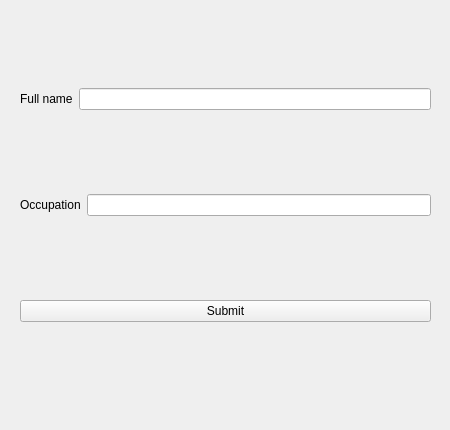
<?xml version="1.0" encoding="UTF-8"?>
<ui version="4.0">
 <class>Widget</class>
 <widget class="QWidget" name="Widget">
  <property name="geometry">
   <rect>
    <x>0</x>
    <y>0</y>
    <width>450</width>
    <height>430</height>
   </rect>
  </property>
  <property name="windowTitle">
   <string>Form</string>
  </property>
  <widget class="QWidget" name="">
   <property name="geometry">
    <rect>
     <x>20</x>
     <y>10</y>
     <width>411</width>
     <height>391</height>
    </rect>
   </property>
   <layout class="QVBoxLayout" name="verticalLayout">
    <item>
     <layout class="QHBoxLayout" name="horizontalLayout">
      <item>
       <widget class="QLabel" name="label">
        <property name="text">
         <string>Full name</string>
        </property>
       </widget>
      </item>
      <item>
       <widget class="QLineEdit" name="full_name_line_edit"/>
      </item>
     </layout>
    </item>
    <item>
     <layout class="QHBoxLayout" name="horizontalLayout_2">
      <item>
       <widget class="QLabel" name="label_2">
        <property name="text">
         <string>Occupation</string>
        </property>
       </widget>
      </item>
      <item>
       <widget class="QLineEdit" name="occupation_line_edit"/>
      </item>
     </layout>
    </item>
    <item>
     <widget class="QPushButton" name="submit_button">
      <property name="text">
       <string>Submit</string>
      </property>
     </widget>
    </item>
   </layout>
  </widget>
 </widget>
 <resources/>
 <connections/>
</ui>
